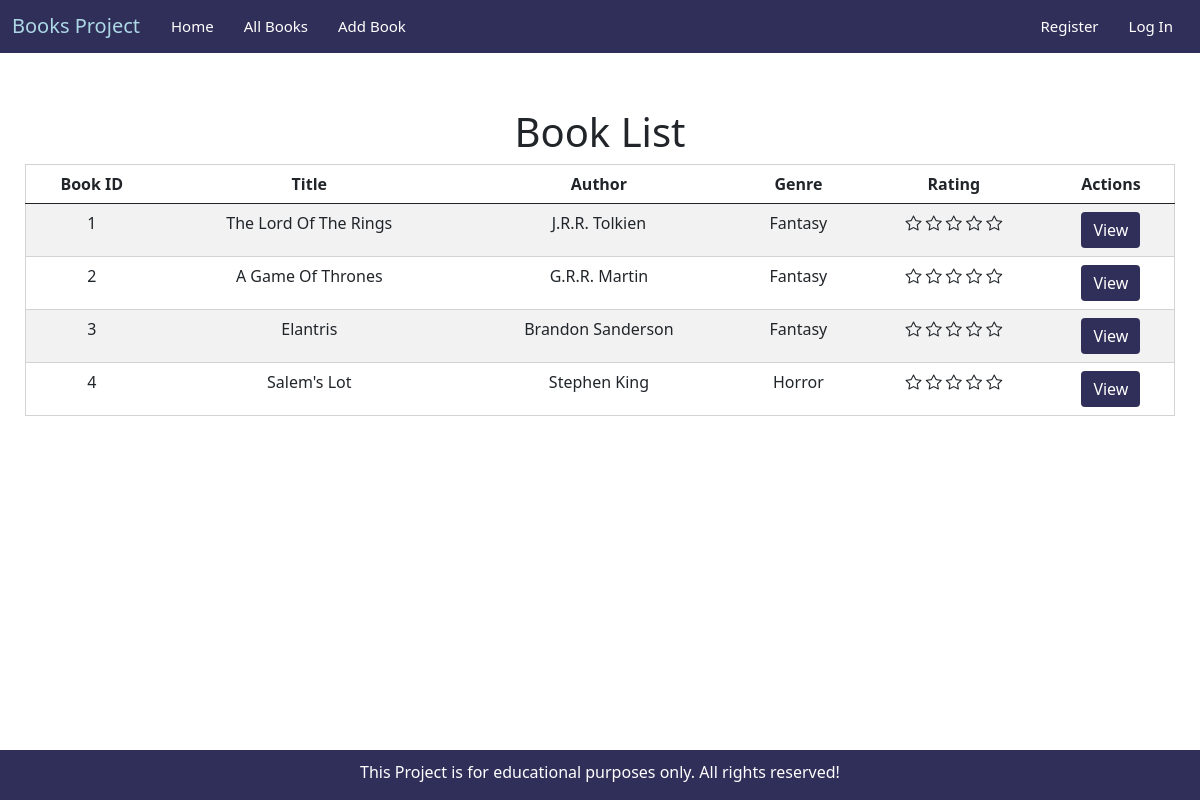
Before: /books with the older database file.
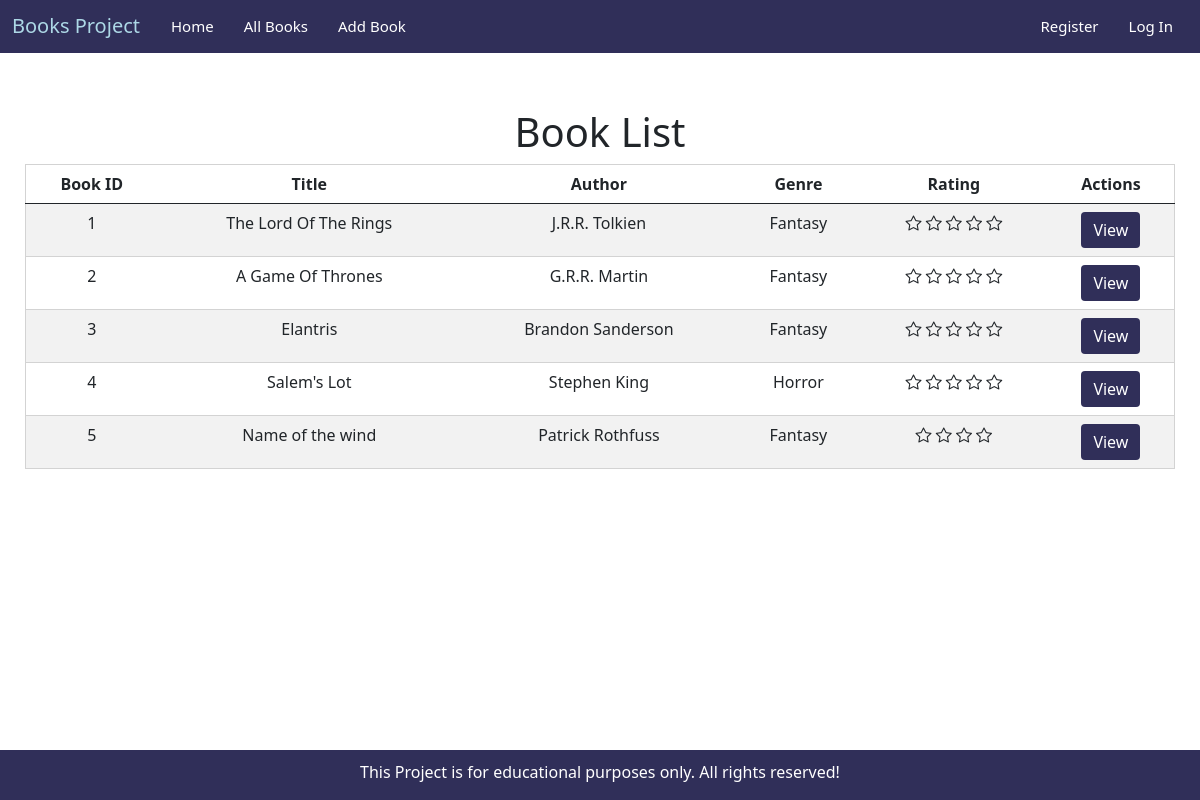
After: the same page with the newer database file.
### models.py (models this page shows, shortened)
class Book(db.Model):
    id = db.Column(db.Integer, primary_key = True)
    title = db.Column(db.String(40),index=True,unique=True)
    author = db.Column(db.String(40),index=True,unique = False)
    rating = db.Column(db.Integer, index = True,unique = False)
    genre = db.Column(db.Integer, index= True, unique = False)

### routes.py (the view)
@app.route('/books',methods=["GET","POST"])
def books():
    BOOKS_PER_PAGE = 5
    page = request.args.get('page', 1, type=int)
    books = Book.query.paginate(page,BOOKS_PER_PAGE,False)
    next_url = url_for('books', page=books.next_num) \
        if books.has_next else None
    prev_url = url_for('books', page=books.prev_num) \
        if books.has_prev else None
    return render_template('books.html',book_list = books.items,next_url = next_url, prev_url = prev_url)

### templates/books.html (shortened to what this page needs)
{% extends 'base.html' %}
{% block content %}
  <div class="book-list ">
    <div class="book-list-header">
      <h1 class="book-list-title">Book List</h1>
    </div>
      <table class="table table-striped">
          <thead>
            <tr>
              <th scope="id">Book ID</th>
              <th scope="col">Title</th>
              <th scope="col">Author</th>
              <th scope="col">Genre</th>
              <th scope="col">Rating</th>
              <th scope="col">Actions</th>
            </tr>
          </thead>
          <tbody>
              {% for book in book_list %}
            <tr>
              <td>{{book.id}}</td>
              <td>{{book.title}}</td>
              <td>{{book.author}}</td>
              <td>{{book.genre}}</td>
              <td>
                {% for rating in range(0,book.rating) %}
                    <i class="bi bi-star"></i>
                {% endfor %}
              </td>
              <td>
                <a class="btn btn-primary book-button" href={{url_for('book',book_id = book.id)}}>View</a>
              </td>
            </tr>
            {% endfor %}
          </tbody>
        </table>
  </div>
{% endblock %}

### templates/base.html (shortened to what this page needs)
<html lang="en">
<head>
    <link href="https://cdn.jsdelivr.net/npm/bootstrap@5.0.0-beta1/dist/css/bootstrap.min.css" rel="stylesheet">
    <link rel="stylesheet" type="text/css" href="{{ url_for('static', filename='styles.css')}}"/>
    <link rel="stylesheet" href="https://cdn.jsdelivr.net/npm/bootstrap-icons@1.3.0/font/bootstrap-icons.css">
</head>
<body>
    {% extends 'nav_bar.html' %}

### templates/nav_bar.html (shortened to what this page needs)
<nav class="navbar navbar-expand-lg navbar-light" id="my_nav">
  <div class="container-fluid">
      <a class="navbar-brand" href="{{url_for('index')}}" id="brand">Books Project</a>
      <div class="collapse navbar-collapse" id="navbarSupportedContent">
        <ul class="navbar-nav ml-auto">
          <li><a class="nav-link active" href="{{url_for('index')}}" id="item">Home</a></li>
          <li> <a class="nav-link" href="{{url_for('books')}}" id="item">All Books</a></li>
          <li> <a class="nav-link" href="{{url_for('add_book')}}" id="item">Add Book</a></li>
        </ul>
      </div>
      <div class ="collapse navbar-collapse justify-content-end" id="navbarSupportedContent">
        <ul class="navbar-nav ml-auto">
          {% if current_user.is_authenticated %}
            <li>  <a class="nav-link " href="{{url_for('logout')}}" id="item">{{current_user.email}} - Log out</a></li>
          {% else %}
          <li> <a class="nav-link" href="{{url_for('register')}}" id="item">Register</a></li>
          <li> <a class="nav-link" href="{{url_for('login')}}" id="item">Log In</a></li>
          {% endif %}
        </ul>
      </div>
    </div>
  </nav>
  {% block content %}
  {% endblock %}
    <div class="footer">
      <span> This Project is for educational purposes only. All rights reserved!</span>
    </div>

### static/styles.css (style rules this page uses)
body { background-image: url('https://images.unsplash.com/photo-1519682337058-a94d519337bc?ixid=MXwxMjA3fDB8MHxwaG90by1wYWdlfHx8fGVufDB8fHw%3D&ixlib=rb-1.2.1&auto=format&fit=crop&w=2850&q=80]'); background-repeat: no-repeat; background-attachment: fixed; background-size: cover; }
.footer { text-align: center; color:#FFFF; background-color:#302F59; padding:10px; width:100%; position: fixed; bottom: 0; left: 0; right: 0; height: 50px; }
#my_nav { background-color:#302F59; padding: 0; }
#item { color:#FFFF; font-size: 15px; padding:15px; }
#brand { color:#ADD8E6 }
.book-list { text-align:center; margin-top:30px; padding: 25px; margin-bottom: 30px; }
.table { background:#FFFF; border: 1px solid lightgray; }
th,td { text-align:center }
.book-button { background-color:#302F59; border:0px; }
.book-list-header { display:inline-block; }
.book-list-title { display:inline-block; }

Changed rows visible on the page:
added Book: id "5", title "Name of the wind", author "Patrick Rothfuss", genre "Fantasy", rating 4 (drawn)
